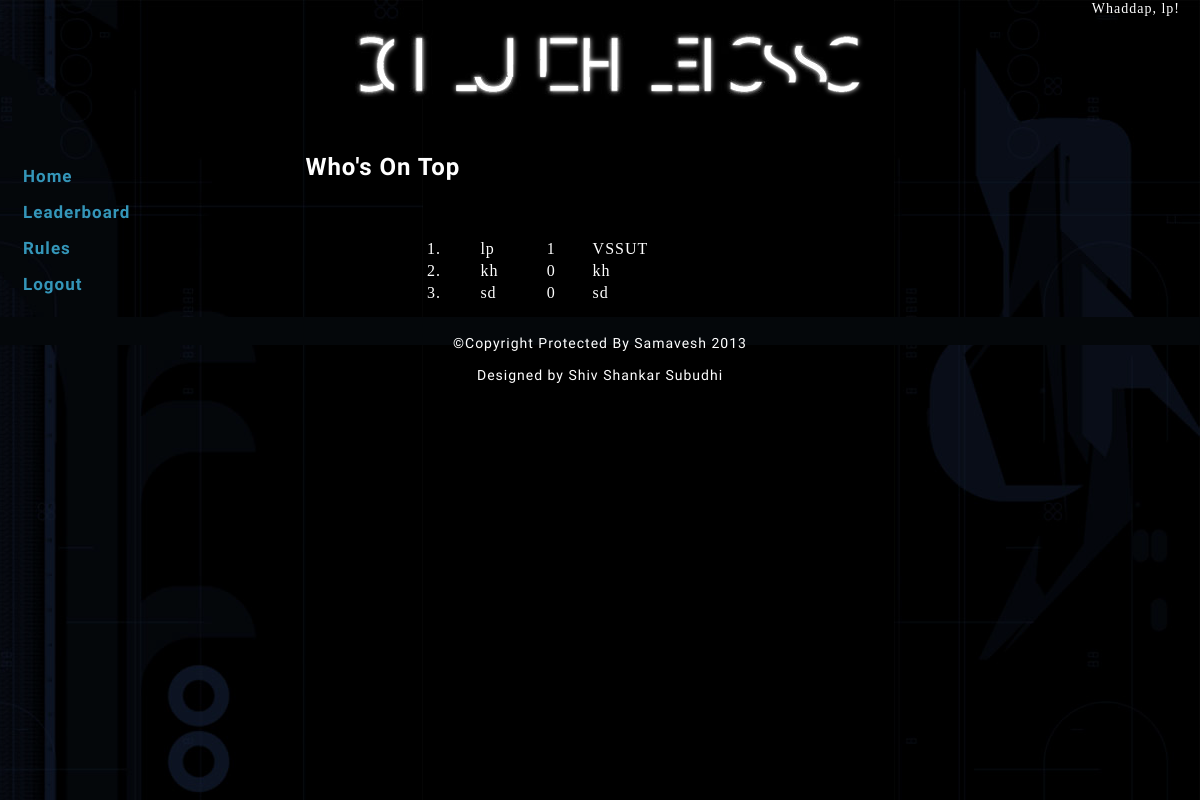
Screenshot of /leaderboard.php (signed in) with the database file from the repository.
### tables this page shows
CREATE TABLE IF NOT EXISTS `users` (
  `id` int(11) NOT NULL AUTO_INCREMENT,
  `name` varchar(200) DEFAULT NULL,
  `password` varchar(200) DEFAULT NULL,
  `level` int(11) DEFAULT NULL,
  `passtime` timestamp NULL DEFAULT CURRENT_TIMESTAMP ON UPDATE CURRENT_TIMESTAMP,
  `mob` varchar(20) DEFAULT NULL,
  `college` varchar(200) DEFAULT NULL,
  `email` varchar(200) DEFAULT NULL,
  `role` int(11) DEFAULT NULL,
  `fname` varchar(200) DEFAULT NULL,
  `validation` varchar(200) DEFAULT NULL,
  `validated` int(11) DEFAULT NULL,
  UNIQUE KEY `id` (`id`)
);

### leaderboard.php (the view, shortened to what this page needs)
<?php
	$sql = "SELECT * FROM users WHERE role != 10 AND role != -1 ORDER BY level DESC,passtime ASC";
	$ref = mysql_query($sql);
	$content = "<h2>Who's On Top</h2><br><br><table width = \"60%\" align = \"center\">";
	$i = 1;
	while($row = mysql_fetch_assoc($ref))
	{
		$content = $content ."<tr><td>" . $i . ".</td><td> " . $row["fname"] . "</td><td>" . $row["level"] . "</td><td></td><td>" . $row["college"]. "</td></tr>";
		$i++;
	}
	$content = $content . "</table>";
	require_once("theme/theme.php");
?>

### theme/clueless/style.css (style rules this page uses)
body { background:black; color:white; margin:0px; padding:0px; font-size:16px; line-height:18px; letter-spacing:1px; width:100%; min-width:600px; }
h2 { font-family:'Aldrich', sans-serif; }

### rows the page displays
users: fname "lp", level "1", college "VSSUT"
users: fname "kh", level "0", college "kh"
users: fname "sd", level "0", college "sd"

### other values shown
$_SESSION["valid_user"] "lp"
